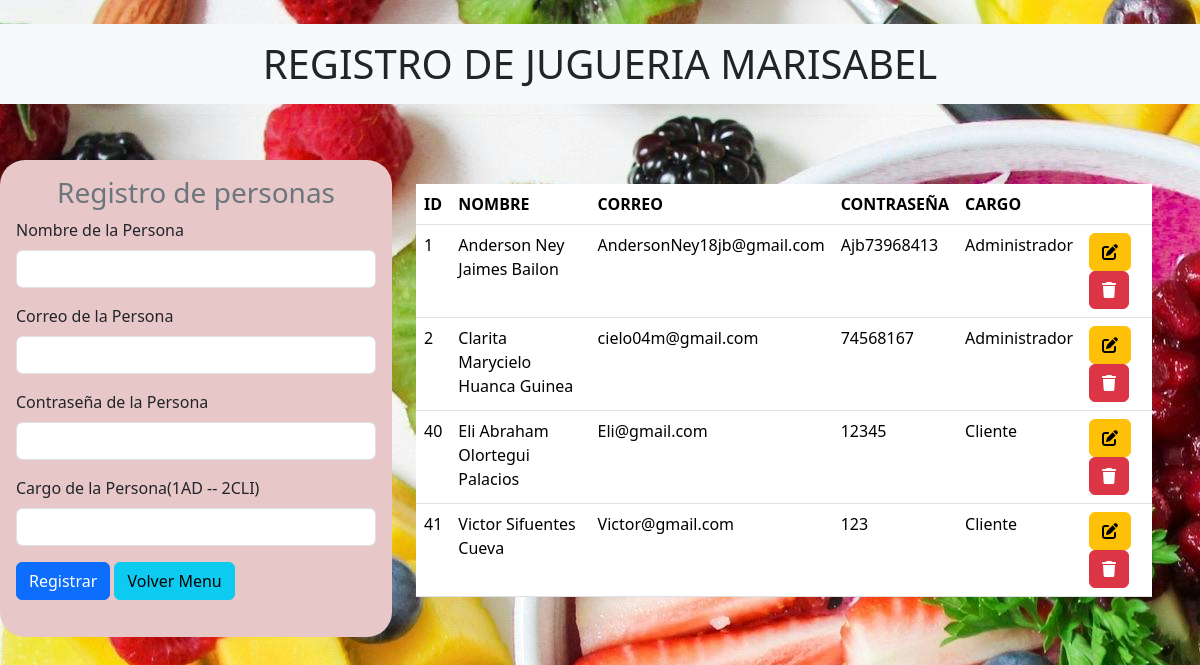
The app's page /Php/Perfil.php with its own data.
### tables this page shows
CREATE TABLE `usuario` (
  `id_usuario` int(11) NOT NULL,
  `nombre` varchar(250) NOT NULL,
  `email` varchar(250) NOT NULL,
  `contraseña` varchar(250) NOT NULL,
  `id_cargo` int(11) NOT NULL
);

CREATE TABLE `cargo` (
  `id_cargo` int(11) NOT NULL,
  `nivel` varchar(250) NOT NULL
);

### Php/Perfil.php (the view, shortened to what this page needs)
<!DOCTYPE html>
<html lang="en">
<head>
    <link href="https://cdn.jsdelivr.net/npm/bootstrap@5.3.3/dist/css/bootstrap.min.css" rel="stylesheet">
    <link rel="stylesheet" href="../Css/perfil.css">
</head>
<body>
    <br><h1 class="text-center bg-light py-lg-3 px-lg-4" >REGISTRO DE JUGUERIA MARISABEL</h1><br><br>
    <div class="container-fluid row">
        <form class="col-4 p-3" method="POST">
            <h3 class="text-center text-secondary">Registro de personas</h3>
            <div class="mb-3">
                <label for="exampleInputEmail1" class="form-label">Nombre de la Persona</label>
                <input type="text" class="form-control" name="nombre">
            </div>
            <div class="mb-3">
                <label for="exampleInputEmail1" class="form-label">Correo de la Persona</label>
                <input type="text" class="form-control" name="email">
            </div>
            <div class="mb-3">
                <label for="exampleInputEmail1" class="form-label">Contraseña de la Persona</label>
                <input type="text" class="form-control" name="contraseña">
            </div>
            <div class="mb-3">
                <label for="exampleInputEmail1" class="form-label">Cargo de la Persona(1AD -- 2CLI)</label>
                <input type="text" class="form-control" name="cargo">
            </div>
            <button type="submit" class="btn btn-primary" name="btnregistrar" value="ok">Registrar</button>
            <a href="../index.html" class="btn btn-info">Volver Menu</a>
        </form>
        <div class="col-8 p-4">
            <table class="table">
                <thead class="bg-info">
                    <tr>
                        <th scope="col">ID</th>
                        <th scope="col">NOMBRE</th>
                        <th scope="col">CORREO</th>
                        <th scope="col">CONTRASEÑA</th>
                        <th scope="col">CARGO</th>
                        <th scope="col"></th>
                    </tr>
                </thead>
                <tbody>
                    <?php
                    include "Conectar.php";
                    $sql = $conexion->query(" SELECT usuario.id_usuario, usuario.nombre, usuario.email, usuario.contraseña, cargo.nivel AS nivel
                                                    FROM usuario
                                                    JOIN cargo ON usuario.id_cargo = cargo.id_cargo");
                    while ($datos = $sql->fetch_object()) { ?>
                        <tr>
                            <td><?= $datos->id_usuario ?></td>
                            <td><?= $datos->nombre ?></td>
                            <td><?= $datos->email ?></td>
                            <td><?= $datos->contraseña ?></td>
                            <td><?= $datos->nivel ?></td>
                            <td>
                                <a href="./modificar.php?id=<?=$datos->id_usuario ?>" class="btn btn-small btn-warning"><i class="fa-solid fa-pen-to-square"></i></a>
                                <a onclick="return eliminar()" href="./Perfil.php?id=<?=$datos->id_usuario?>" class="btn btn-samll btn-danger"><i class="fa-solid fa-trash"></i></a>
                            </td>
                        </tr>
                    <?php   }
                    ?>
                </tbody>
            </table>
        </div>
    </div>
</body>
</html>

### Css/perfil.css (style rules this page uses)
body { background-image: url(../imgpro/juguitos.jpg); }
form { background-color: #E7C7C8; border-radius: 25px; }

### records on screen
usuario: id_usuario "1", nombre "Anderson Ney Jaimes Bailon", email "AndersonNey18jb@gmail.com", contraseña "Ajb73968413", id_cargo.nivel "Administrador"
usuario: id_usuario "2", nombre "Clarita Marycielo Huanca Guinea", email "cielo04m@gmail.com", contraseña "74568167", id_cargo.nivel "Administrador"
usuario: id_usuario "40", nombre "Eli Abraham Olortegui Palacios", email "Eli@gmail.com", contraseña "12345", id_cargo.nivel "Cliente"
usuario: id_usuario "41", nombre "Victor Sifuentes Cueva", email "Victor@gmail.com", contraseña "123", id_cargo.nivel "Cliente"
